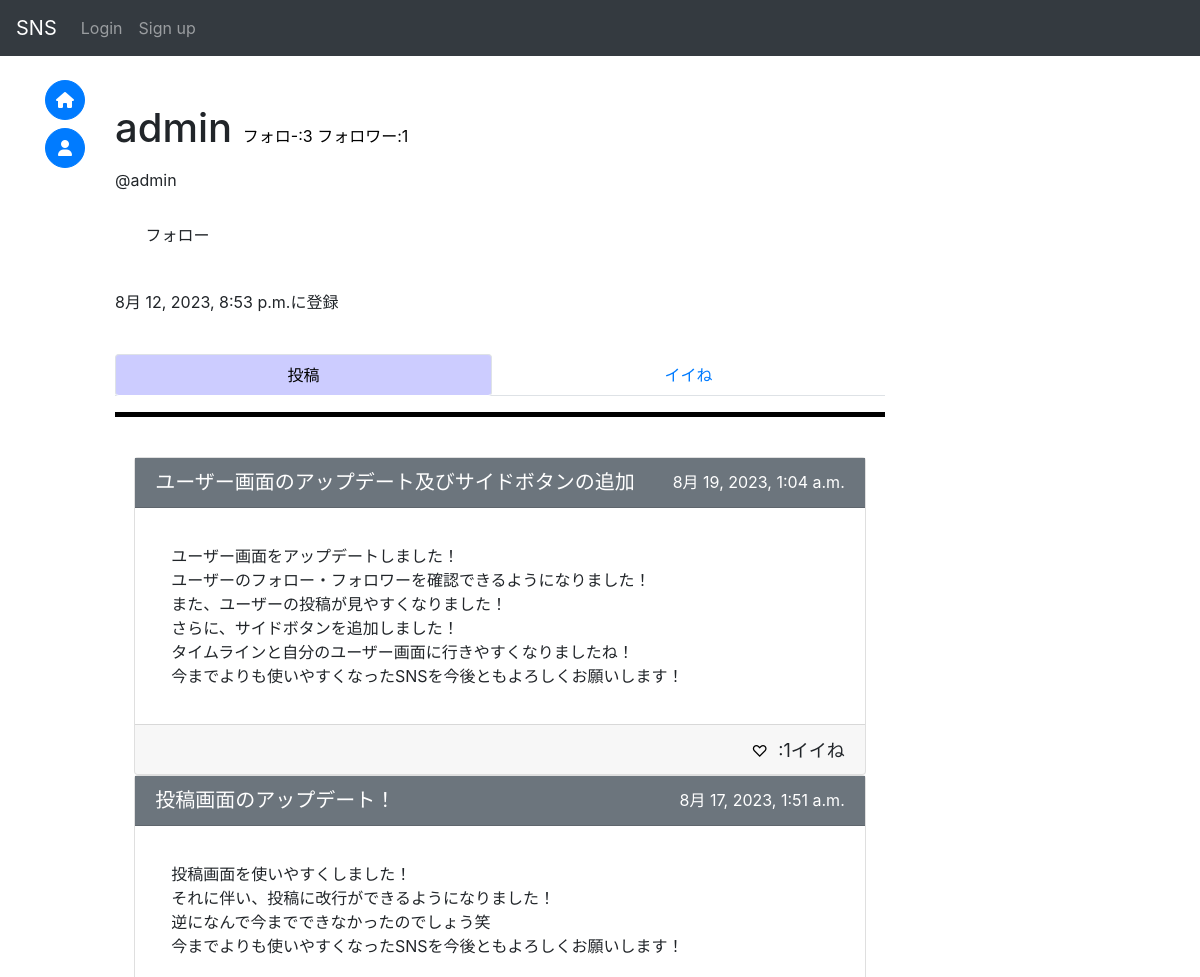
Before: /accounts/user/ac20daa5-716d-4be9-b037-15f506b8e887/ (upper part) with the older database file.
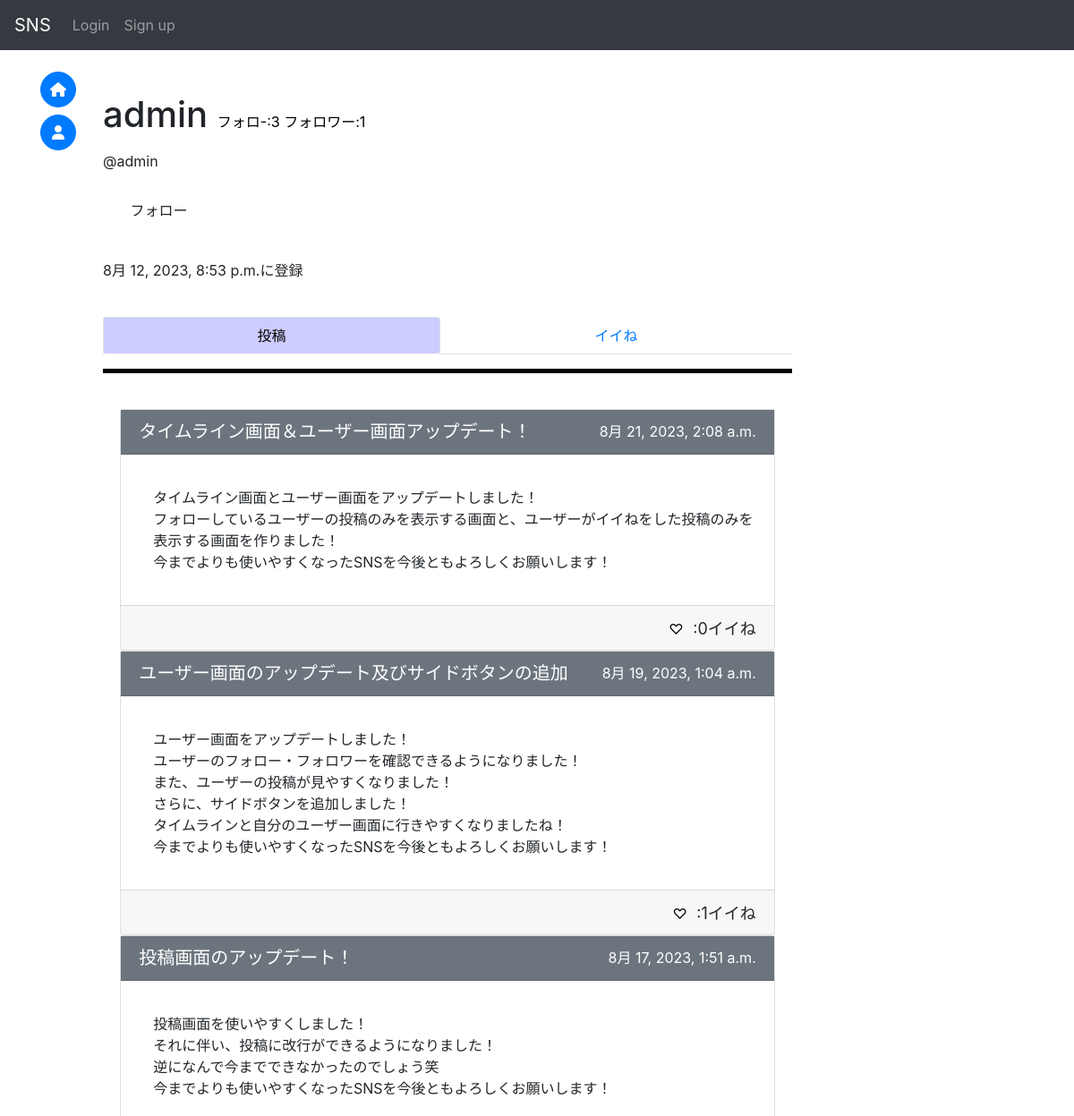
After: the same page with the newer database file.
### sns/models.py (models this page shows, shortened)
class Post(models.Model):
    id = models.UUIDField(primary_key=True, default=uuid.uuid4, editable=False)
    title = models.CharField(max_length=50)
    detail = models.TextField(max_length=255)
    author = models.ForeignKey(
        get_user_model(),
        on_delete=models.CASCADE
    )
    created_at = models.DateTimeField(auto_now_add=True)
    good_num = models.IntegerField(default=0)

### accounts/views.py (the view, shortened to what this page needs)
# urls.py: path("user/<str:id>/", views.user_detail, name="user"),
def user_detail(request, id):
    context = {}
    user = get_object_or_404(CustomUser, pk=id)
    post = Post.objects.filter(author=user)
    following_num = Follower.objects.filter(following=user).count()
    followed_num = Follower.objects.filter(followed=user).count()
    context["userDetail"] = user
    context["posts"] = post
    context["following"] = False
    context["following_num"] = following_num
    context["followed_num"] = followed_num
    good_posts = []
    gooding = Good.objects.filter(gooder=user)
    for g in gooding:
        good_posts.append(g.post)
    context["good_posts"] = good_posts
    if request.user.is_anonymous:
        return render(request, "accounts/userDetail.html", context)

### accounts/templates/accounts/userDetail.html (shortened to what this page needs)
{% extends "base.html" %}
{% block content %}
    <br>
    <h1 style="display:inline;">
        {{ userDetail.username }}
    </h1>
    <a href="{% url 'accounts:follower' userDetail.id 'following' %}" class="notlink">
        フォロ-:{{ following_num }}
    </a>
    <a href="{% url 'accounts:follower' userDetail.id 'followed' %}" class="notlink">
        フォロワー:<div style="display:inline;" class="num">{{ followed_num }}</div>
    </a>
    <p>
        {% if user.id == userDetail.id %}
            @{{ userDetail.usertag }}
        {% else %}
            <div class="following">
                @{{ userDetail.usertag }}
            </div>
            <br>
            <button type="button" class="btn {{ btn_class }} w-120px h-40px rounded-pill" id="ajax_follow">
                <div class="result">
                    {% if following %}
                        フォロー解除
                    {% elif userDetail.id != user.id %}
                        フォロー
                    {% endif %}
                </div>
            </button>
            <br>
            <br>
        {% endif %}
    </p>
    <p>
        {{ userDetail.created_at }}に登録
    </p>
    <div class="row-1" style="position: sticky;top: 55px;z-index:2;background-color:#fff;">
        <br>
        <ul class="nav nav-tabs nav-fill nav-pills" role="tablist">
            <li class="nav-item tab-hov">
                <a class="nav-link active" id="item1-tab" data-toggle="tab" href="#item1" role="tab" aria-controls="item1" aria-selected="true">
                    投稿
                </a>
            </li>
            <li class="nav-item tab-hov">
                <a class="nav-link" id="item2-tab"
                    data-toggle="tab" href="#item2" role="tab" aria-controls="item2" aria-selected="false">
                    イイね
                </a>
            </li>
        </ul>
        <hr width="100%" color="#0" style="height:4px;">
        <br>
    </div>
    <div class="tab-content">
        <div class="tab-pane fade show active" id="item1" role="tabpanel" aria-labelledby="item1-tab">
            {% for post in posts reversed %}
                <div class="card w-150px center-block mx-auto" style="position:relative;">
                    <a href="{% url 'sns:post' post.pk %}" style="position:absolute;inset:0;">
                        <div class="card-header bg-secondary h-50px">
                            <h5 style="text-align:left;float:left;">
                                <a href='{% url "sns:post" post.pk %}' class="on-a title-link">
                                    {{ post.title }}
                                </a>
                            </h5>
                            <p style="text-align:right">
                                <font color="white">
                                    {{ post.created_at }}
                                </font>
                            </p>
                        </div>
                        <div class="card-body detail">
                            <p class="card-text">
                                {{ post.detail | linebreaks }}
                            </p>
                        </div>
                        <div class="card-footer h-50px text-right">
                            {% if request.user.is_anonymous %}
                                <button onClick="location.href='{% url 'sns:good' post.id 1 %}'" class="good on-a">♡</button>
                            {% endif %}
                            <font size="4">
                                <div id="num_{{ post.id }}" style="display:inline;">:{{ post.good_num }}イイね</div>
                            </font>
                        </div>
                    </a>
                </div>
            {% endfor %}
        </div>
    </div>
{% endblock %}

Changed rows visible on the page:
added Post: title "タイムライン画面＆ユーザー画面アップデート！", created_at "8月 21, 2023, 2:08 a.m.", detail "タイムライン画面とユーザー画面をアップデートしました！ フォローしているユーザーの投稿のみを表示する画面と、ユーザーがイイねをした投稿のみを表示する画面を作りました！ 今までよりも使いやすくなったSNSを今後ともよろしくお願いします！", good_num "0"
